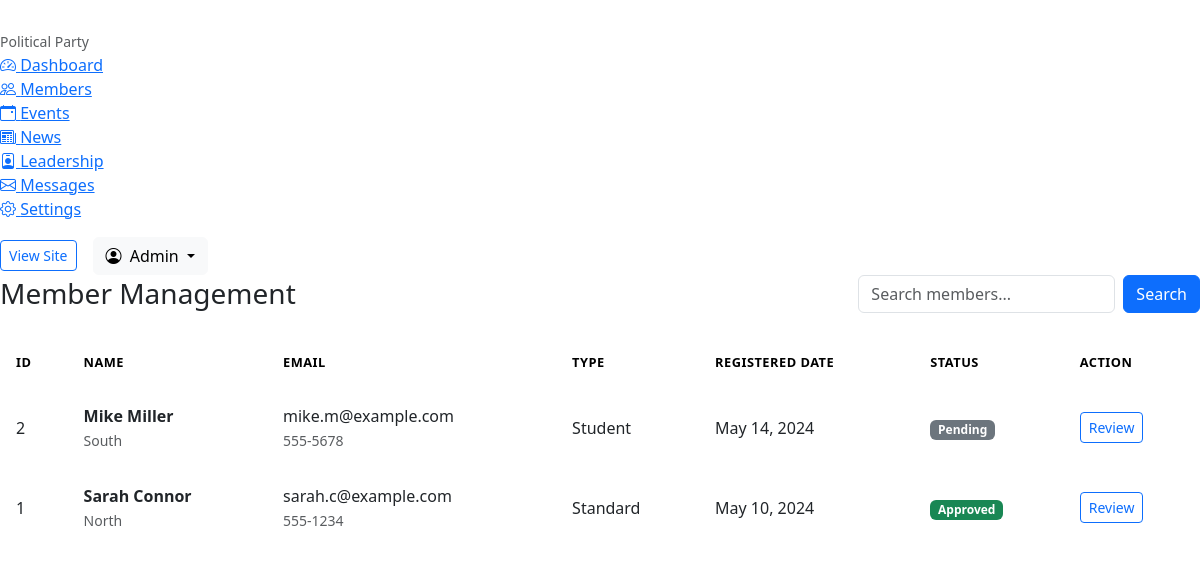
Screenshot of /admin/members.php (signed in) with the database file from the repository.
### tables this page shows
CREATE TABLE `members` (
  `id` int(11) NOT NULL,
  `first_name` varchar(50) NOT NULL,
  `last_name` varchar(50) NOT NULL,
  `email` varchar(100) NOT NULL,
  `phone` varchar(20) DEFAULT NULL,
  `address` text DEFAULT NULL,
  `region` varchar(100) DEFAULT NULL,
  `membership_type` varchar(50) NOT NULL,
  `status` enum('Pending','Approved','Rejected') NOT NULL DEFAULT 'Pending',
  `created_at` timestamp NOT NULL DEFAULT current_timestamp()
);

### includes/functions.php (called while the page is built, shortened)
<?php
function h($string) {
    return htmlspecialchars((string)$string, ENT_QUOTES, 'UTF-8');
}
function format_date($date, $format = 'F j, Y') {
    $d = new DateTime($date);
    return $d->format($format);
}

### admin/members.php (the view, shortened to what this page needs)
<?php
require_once '../includes/admin_header.php';
$search = $_GET['search'] ?? '';
if ($search) {
    $stmt = $conn->prepare("SELECT * FROM members WHERE first_name LIKE ? OR last_name LIKE ? OR email LIKE ? ORDER BY created_at DESC");
    $term = "%{$search}%";
    $stmt->bind_param("sss", $term, $term, $term);
    $stmt->execute();
    $members = $stmt->get_result()->fetch_all(MYSQLI_ASSOC);
} else {
    $members = $conn->query("SELECT * FROM members ORDER BY created_at DESC")->fetch_all(MYSQLI_ASSOC);
}
?>
<div class="d-flex justify-content-between align-items-center mb-4">
    <h2 class="h3 mb-0 text-gray-800">Member Management</h2>
    <form class="d-flex" action="members.php" method="GET">
        <input type="text" name="search" class="form-control me-2" placeholder="Search members..." value="<?= h($search) ?>">
        <button class="btn btn-primary" type="submit">Search</button>
    </form>
</div>
<div class="card shadow-sm mb-4">
    <div class="card-body p-0">
        <div class="table-responsive">
            <table class="table table-hover align-middle mb-0">
                <thead class="table-light">
                    <tr>
                        <th>ID</th>
                        <th>Name</th>
                        <th>Email</th>
                        <th>Type</th>
                        <th>Registered Date</th>
                        <th>Status</th>
                        <th>Action</th>
                    </tr>
                </thead>
                <tbody>
                    <?php if(empty($members)): ?>
                        <tr><td colspan="7" class="text-center py-4">No members found.</td></tr>
                    <?php else: ?>
                        <?php foreach($members as $m): ?>
                            <tr>
                                <td><?= $m['id'] ?></td>
                                <td>
                                    <strong><?= h($m['first_name'] . ' ' . $m['last_name']) ?></strong>
                                    <br><small class="text-muted"><?= h($m['region'] ?? 'N/A') ?></small>
                                </td>
                                <td><?= h($m['email']) ?><br><small class="text-muted"><?= h($m['phone'] ?? '') ?></small></td>
                                <td><?= h($m['membership_type']) ?></td>
                                <td><?= format_date($m['created_at']) ?></td>
                                <td>
                                    <?php
                                    $badge = 'bg-secondary';
                                    if($m['status'] == 'Approved') $badge = 'bg-success';
                                    ?>
                                    <span class="badge <?= $badge ?>"><?= h($m['status']) ?></span>
                                </td>
                                <td>
                                    <button type="button" class="btn btn-sm btn-outline-primary" data-bs-toggle="modal" data-bs-target="#memberModal<?= $m['id'] ?>">
                                        Review
                                    </button>
                                </td>
                            </tr>
                        <?php endforeach; ?>
                    <?php endif; ?>
                </tbody>
            </table>
        </div>
    </div>
</div>
<?php require_once '../includes/admin_footer.php'; ?>

### assets/css/admin.css (style rules this page uses)
body { background-color: var(--surface-color); }
.card { border: 1px solid var(--border-color); border-radius: var(--border-radius-md); box-shadow: none !important; background-color: var(--bg-color); }
.table { color: var(--text-color); margin-bottom: 0; }
.table th { font-weight: 600; text-transform: uppercase; font-size: 0.8rem; letter-spacing: 0.5px; color: var(--text-muted); border-bottom: 2px solid var(--border-color); background-color: var(--surface-color); padding: 1rem; }
.table td { padding: 1rem; vertical-align: middle; border-bottom: 1px solid var(--border-color); }

### rows the page displays
members: id "2", first_name+last_name "Mike Miller", region "South", email "mike.m@example.com", phone "555-5678", membership_type "Student", created_at "May 14, 2024", status "Pending"
members: id "1", first_name+last_name "Sarah Connor", region "North", email "sarah.c@example.com", phone "555-1234", membership_type "Standard", created_at "May 10, 2024", status "Approved"

### other values shown
APP_NAME "Political Party"
